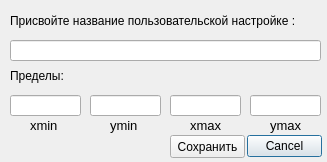
<?xml version="1.0" encoding="UTF-8"?>
<ui version="4.0">
 <class>Dialog</class>
 <widget class="QDialog" name="Dialog">
  <property name="geometry">
   <rect>
    <x>0</x>
    <y>0</y>
    <width>327</width>
    <height>162</height>
   </rect>
  </property>
  <property name="minimumSize">
   <size>
    <width>327</width>
    <height>162</height>
   </size>
  </property>
  <property name="maximumSize">
   <size>
    <width>327</width>
    <height>162</height>
   </size>
  </property>
  <property name="baseSize">
   <size>
    <width>327</width>
    <height>162</height>
   </size>
  </property>
  <property name="windowTitle">
   <string>Dialog</string>
  </property>
  <property name="modal">
   <bool>true</bool>
  </property>
  <widget class="QDialogButtonBox" name="buttonBox">
   <property name="geometry">
    <rect>
     <x>247</x>
     <y>135</y>
     <width>75</width>
     <height>23</height>
    </rect>
   </property>
   <property name="orientation">
    <enum>Qt::Horizontal</enum>
   </property>
   <property name="standardButtons">
    <set>QDialogButtonBox::Cancel</set>
   </property>
  </widget>
  <widget class="QLabel" name="Text">
   <property name="geometry">
    <rect>
     <x>10</x>
     <y>10</y>
     <width>371</width>
     <height>21</height>
    </rect>
   </property>
   <property name="font">
    <font>
     <pointsize>9</pointsize>
    </font>
   </property>
   <property name="text">
    <string>Присвойте название пользовательской настройке :</string>
   </property>
  </widget>
  <widget class="QLabel" name="ymaxLabel">
   <property name="geometry">
    <rect>
     <x>270</x>
     <y>115</y>
     <width>31</width>
     <height>20</height>
    </rect>
   </property>
   <property name="font">
    <font>
     <pointsize>10</pointsize>
    </font>
   </property>
   <property name="text">
    <string>ymax</string>
   </property>
  </widget>
  <widget class="QLineEdit" name="ymin">
   <property name="geometry">
    <rect>
     <x>90</x>
     <y>95</y>
     <width>71</width>
     <height>21</height>
    </rect>
   </property>
  </widget>
  <widget class="QLabel" name="xminLabel">
   <property name="geometry">
    <rect>
     <x>30</x>
     <y>115</y>
     <width>31</width>
     <height>20</height>
    </rect>
   </property>
   <property name="font">
    <font>
     <pointsize>10</pointsize>
    </font>
   </property>
   <property name="text">
    <string>xmin</string>
   </property>
  </widget>
  <widget class="QLabel" name="yminLabel">
   <property name="geometry">
    <rect>
     <x>110</x>
     <y>115</y>
     <width>31</width>
     <height>20</height>
    </rect>
   </property>
   <property name="font">
    <font>
     <pointsize>10</pointsize>
    </font>
   </property>
   <property name="text">
    <string>ymin</string>
   </property>
  </widget>
  <widget class="QLineEdit" name="xmax">
   <property name="geometry">
    <rect>
     <x>170</x>
     <y>95</y>
     <width>71</width>
     <height>21</height>
    </rect>
   </property>
  </widget>
  <widget class="QLabel" name="xmaxLabel">
   <property name="geometry">
    <rect>
     <x>190</x>
     <y>115</y>
     <width>31</width>
     <height>20</height>
    </rect>
   </property>
   <property name="font">
    <font>
     <pointsize>10</pointsize>
    </font>
   </property>
   <property name="text">
    <string>xmax</string>
   </property>
  </widget>
  <widget class="QLineEdit" name="ymax">
   <property name="geometry">
    <rect>
     <x>250</x>
     <y>95</y>
     <width>71</width>
     <height>21</height>
    </rect>
   </property>
  </widget>
  <widget class="QLineEdit" name="xmin">
   <property name="geometry">
    <rect>
     <x>10</x>
     <y>95</y>
     <width>71</width>
     <height>21</height>
    </rect>
   </property>
   <property name="text">
    <string/>
   </property>
   <property name="clearButtonEnabled">
    <bool>false</bool>
   </property>
  </widget>
  <widget class="QLineEdit" name="name">
   <property name="geometry">
    <rect>
     <x>10</x>
     <y>40</y>
     <width>311</width>
     <height>21</height>
    </rect>
   </property>
   <property name="mouseTracking">
    <bool>true</bool>
   </property>
   <property name="autoFillBackground">
    <bool>false</bool>
   </property>
   <property name="styleSheet">
    <string notr="true">QLineEdit::placeholder {
    font-style: italic;
    color: gray;
}
</string>
   </property>
   <property name="placeholderText">
    <string/>
   </property>
  </widget>
  <widget class="QLabel" name="nameLabel_2">
   <property name="geometry">
    <rect>
     <x>10</x>
     <y>65</y>
     <width>61</width>
     <height>21</height>
    </rect>
   </property>
   <property name="font">
    <font>
     <pointsize>9</pointsize>
    </font>
   </property>
   <property name="text">
    <string>Пределы:</string>
   </property>
  </widget>
  <widget class="QPushButton" name="saveButton">
   <property name="geometry">
    <rect>
     <x>170</x>
     <y>135</y>
     <width>75</width>
     <height>23</height>
    </rect>
   </property>
   <property name="text">
    <string>Сохранить</string>
   </property>
  </widget>
 </widget>
 <tabstops>
  <tabstop>name</tabstop>
  <tabstop>xmin</tabstop>
  <tabstop>ymin</tabstop>
  <tabstop>xmax</tabstop>
  <tabstop>ymax</tabstop>
  <tabstop>saveButton</tabstop>
 </tabstops>
 <resources/>
 <connections>
  <connection>
   <sender>buttonBox</sender>
   <signal>rejected()</signal>
   <receiver>Dialog</receiver>
   <slot>reject()</slot>
   <hints>
    <hint type="sourcelabel">
     <x>316</x>
     <y>260</y>
    </hint>
    <hint type="destinationlabel">
     <x>286</x>
     <y>274</y>
    </hint>
   </hints>
  </connection>
  <connection>
   <sender>buttonBox</sender>
   <signal>accepted()</signal>
   <receiver>Dialog</receiver>
   <slot>accept()</slot>
   <hints>
    <hint type="sourcelabel">
     <x>248</x>
     <y>254</y>
    </hint>
    <hint type="destinationlabel">
     <x>157</x>
     <y>274</y>
    </hint>
   </hints>
  </connection>
 </connections>
</ui>
